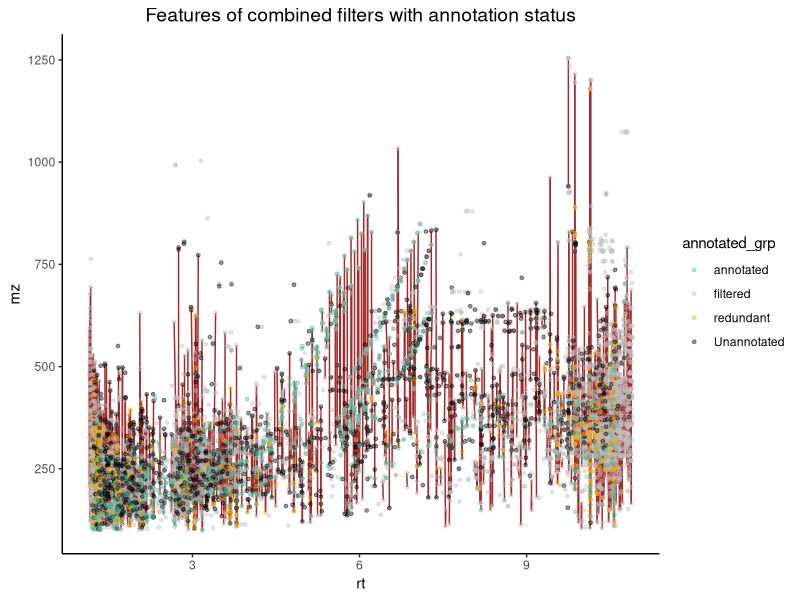

The R source for this figure:


required_packages <- c("viridis", "ggplot2", "data.table")

for (package in required_packages) {
  if (!require(package, character.only = TRUE)) {
    install.packages(package)
  }
}


# Load necessary libraries
library(ggplot2)
library(viridis)
library(data.table)


dt_plot = fread('./data/feature_map.tsv')

p_scatter = ggplot(dt_plot, aes(x = rt, y = mz, `row ID` = `row ID`)) +
  geom_line(aes(group = MS2_isf_id), color = 'brown') +
  geom_line(aes(group = clique_id), color = 'brown') +
  geom_point(data = dt_plot[annotated_grp == "filtered"], 
             aes(color = annotated_grp), 
             alpha = 0.4, size = 1) +
  geom_point(data = dt_plot[annotated_grp != "filtered"], 
             aes(color = annotated_grp), 
             alpha = 0.4, size = 1) +
  theme_classic() +
  ggtitle('Features of combined filters with annotation status') +
  theme(plot.title = element_text(hjust = 0.5, size = 14)) +
  scale_color_manual(values = c("filtered" = "grey", "Unannotated" = "black", "annotated" = "#4FBB9D", 
                                "redundant" = "orange"))


ggsave("./figures/Figure_2a.pdf", p_scatter, width = 8.5, height = 3.8, units = "in")
